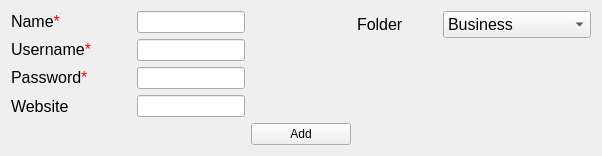
          <widget class="QWidget" name="tab">
           <attribute name="title">
            <string>Password</string>
           </attribute>
           <layout class="QGridLayout" name="gridLayout_4">
            <item row="3" column="0">
             <widget class="QLabel" name="label_12">
              <property name="minimumSize">
               <size>
                <width>120</width>
                <height>0</height>
               </size>
              </property>
              <property name="maximumSize">
               <size>
                <width>120</width>
                <height>16777215</height>
               </size>
              </property>
              <property name="font">
               <font>
                <pointsize>12</pointsize>
               </font>
              </property>
              <property name="text">
               <string>Website</string>
              </property>
             </widget>
            </item>
            <item row="3" column="1">
             <widget class="QLineEdit" name="addWebsite">
              <property name="maximumSize">
               <size>
                <width>200</width>
                <height>16777215</height>
               </size>
              </property>
              <property name="clearButtonEnabled">
               <bool>true</bool>
              </property>
             </widget>
            </item>
            <item row="1" column="0">
             <widget class="QLabel" name="label_9">
              <property name="minimumSize">
               <size>
                <width>120</width>
                <height>0</height>
               </size>
              </property>
              <property name="maximumSize">
               <size>
                <width>120</width>
                <height>16777215</height>
               </size>
              </property>
              <property name="font">
               <font>
                <pointsize>12</pointsize>
               </font>
              </property>
              <property name="text">
               <string>&lt;html&gt;&lt;head/&gt;&lt;body&gt;&lt;p&gt;Username&lt;span style=&quot; color:#ff0004;&quot;&gt;*&lt;/span&gt;&lt;/p&gt;&lt;/body&gt;&lt;/html&gt;</string>
              </property>
             </widget>
            </item>
            <item row="2" column="0">
             <widget class="QLabel" name="label_10">
              <property name="minimumSize">
               <size>
                <width>120</width>
                <height>0</height>
               </size>
              </property>
              <property name="maximumSize">
               <size>
                <width>120</width>
                <height>16777215</height>
               </size>
              </property>
              <property name="font">
               <font>
                <pointsize>12</pointsize>
               </font>
              </property>
              <property name="text">
               <string>&lt;html&gt;&lt;head/&gt;&lt;body&gt;&lt;p&gt;Password&lt;span style=&quot; color:#ff0004;&quot;&gt;*&lt;/span&gt;&lt;/p&gt;&lt;/body&gt;&lt;/html&gt;</string>
              </property>
             </widget>
            </item>
            <item row="0" column="3" rowspan="3">
             <layout class="QVBoxLayout" name="verticalLayout_4">
              <item>
               <layout class="QHBoxLayout" name="horizontalLayout_3">
                <item>
                 <widget class="QLabel" name="label_11">
                  <property name="minimumSize">
                   <size>
                    <width>80</width>
                    <height>0</height>
                   </size>
                  </property>
                  <property name="font">
                   <font>
                    <pointsize>12</pointsize>
                   </font>
                  </property>
                  <property name="text">
                   <string>Folder</string>
                  </property>
                 </widget>
                </item>
                <item>
                 <widget class="QComboBox" name="addFolder">
                  <property name="font">
                   <font>
                    <pointsize>12</pointsize>
                   </font>
                  </property>
                  <item>
                   <property name="text">
                    <string>Business</string>
                   </property>
                  </item>
                  <item>
                   <property name="text">
                    <string>Education</string>
                   </property>
                  </item>
                  <item>
                   <property name="text">
                    <string>Email</string>
                   </property>
                  </item>
                  <item>
                   <property name="text">
                    <string>Entertainment</string>
                   </property>
                  </item>
                  <item>
                   <property name="text">
                    <string>Finance</string>
                   </property>
                  </item>
                  <item>
                   <property name="text">
                    <string>Games</string>
                   </property>
                  </item>
                  <item>
                   <property name="text">
                    <string>News/Reference</string>
                   </property>
                  </item>
                  <item>
                   <property name="text">
                    <string>Productivity</string>
                   </property>
                  </item>
                  <item>
                   <property name="text">
                    <string>Shopping</string>
                   </property>
                  </item>
                  <item>
                   <property name="text">
                    <string>Social</string>
                   </property>
                  </item>
                 </widget>
                </item>
               </layout>
              </item>
              <item>
               <spacer name="verticalSpacer_2">
                <property name="orientation">
                 <enum>Qt::Vertical</enum>
                </property>
                <property name="sizeHint" stdset="0">
                 <size>
                  <width>20</width>
                  <height>40</height>
                 </size>
                </property>
               </spacer>
              </item>
             </layout>
            </item>
            <item row="0" column="1">
             <widget class="QLineEdit" name="addName">
              <property name="maximumSize">
               <size>
                <width>200</width>
                <height>16777215</height>
               </size>
              </property>
              <property name="readOnly">
               <bool>false</bool>
              </property>
              <property name="clearButtonEnabled">
               <bool>true</bool>
              </property>
             </widget>
            </item>
            <item row="0" column="2">
             <spacer name="horizontalSpacer_10">
              <property name="orientation">
               <enum>Qt::Horizontal</enum>
              </property>
              <property name="sizeHint" stdset="0">
               <size>
                <width>40</width>
                <height>20</height>
               </size>
              </property>
             </spacer>
            </item>
            <item row="0" column="0">
             <widget class="QLabel" name="label_8">
              <property name="minimumSize">
               <size>
                <width>120</width>
                <height>0</height>
               </size>
              </property>
              <property name="maximumSize">
               <size>
                <width>120</width>
                <height>16777215</height>
               </size>
              </property>
              <property name="font">
               <font>
                <pointsize>12</pointsize>
                <weight>50</weight>
                <italic>false</italic>
                <bold>false</bold>
                <underline>false</underline>
                <strikeout>false</strikeout>
                <kerning>true</kerning>
               </font>
              </property>
              <property name="mouseTracking">
               <bool>true</bool>
              </property>
              <property name="focusPolicy">
               <enum>Qt::NoFocus</enum>
              </property>
              <property name="acceptDrops">
               <bool>false</bool>
              </property>
              <property name="styleSheet">
               <string notr="true">QLineEdit#label_8:after {
  content: &quot;*&quot;;
  color: red;
  margin-left:2px
}</string>
              </property>
              <property name="text">
               <string>&lt;html&gt;&lt;head/&gt;&lt;body&gt;&lt;p&gt;Name&lt;span style=&quot; color:#ff0004;&quot;&gt;*&lt;/span&gt;&lt;/p&gt;&lt;/body&gt;&lt;/html&gt;</string>
              </property>
              <property name="openExternalLinks">
               <bool>false</bool>
              </property>
              <property name="textInteractionFlags">
               <set>Qt::LinksAccessibleByMouse</set>
              </property>
             </widget>
            </item>
            <item row="2" column="1">
             <widget class="QLineEdit" name="addPassword">
              <property name="maximumSize">
               <size>
                <width>200</width>
                <height>16777215</height>
               </size>
              </property>
              <property name="clearButtonEnabled">
               <bool>true</bool>
              </property>
             </widget>
            </item>
            <item row="1" column="1">
             <widget class="QLineEdit" name="addUsername">
              <property name="maximumSize">
               <size>
                <width>200</width>
                <height>16777215</height>
               </size>
              </property>
              <property name="clearButtonEnabled">
               <bool>true</bool>
              </property>
             </widget>
            </item>
            <item row="4" column="3">
             <spacer name="horizontalSpacer_11">
              <property name="orientation">
               <enum>Qt::Horizontal</enum>
              </property>
              <property name="sizeHint" stdset="0">
               <size>
                <width>40</width>
                <height>20</height>
               </size>
              </property>
             </spacer>
            </item>
            <item row="4" column="2">
             <widget class="QPushButton" name="addItem">
              <property name="minimumSize">
               <size>
                <width>100</width>
                <height>0</height>
               </size>
              </property>
              <property name="maximumSize">
               <size>
                <width>100</width>
                <height>16777215</height>
               </size>
              </property>
              <property name="text">
               <string>Add</string>
              </property>
             </widget>
            </item>
            <item row="4" column="0">
             <spacer name="horizontalSpacer_12">
              <property name="orientation">
               <enum>Qt::Horizontal</enum>
              </property>
              <property name="sizeHint" stdset="0">
               <size>
                <width>40</width>
                <height>20</height>
               </size>
              </property>
             </spacer>
            </item>
           </layout>
          </widget>
